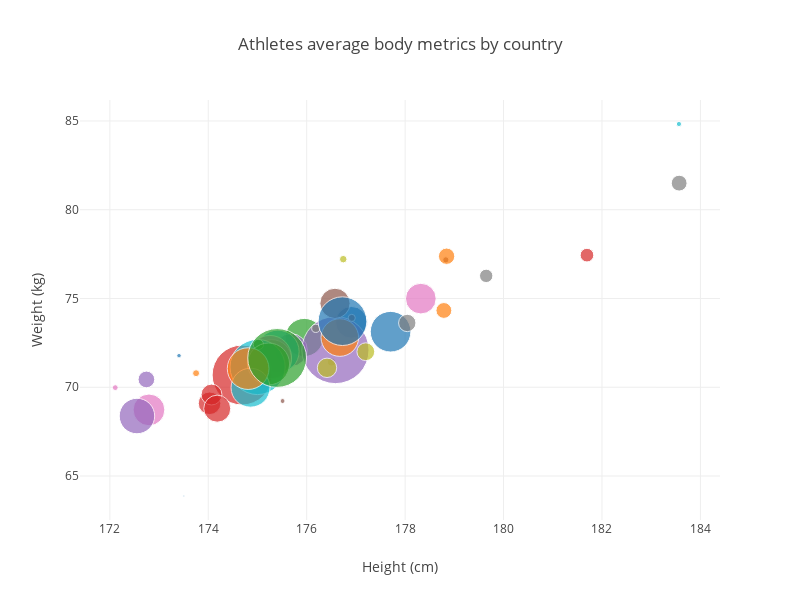

Notebook code cell kept with this figure:
### Code cell
data = []
for country in df4plot['Country']:
    ds = df4plot[df4plot['Country']==country]
    trace = go.Scatter(x = ds['Height'],y = ds['Weight'], name = country,  text = ds['hover_text'],
                       marker = dict(symbol='circle',
                                   sizemode ='area',
                                   sizeref = 7,
                                   size = ds['ID'],))
    data.append(trace)
                         
layout = go.Layout(title='Athletes average body metrics by country',
                   height=600, width=800, autosize=False,
                   xaxis=dict(title ='Height (cm)'),
                   yaxis=dict(title ='Weight (kg)'),
                   showlegend=False, hovermode='closest')

fig = dict(data = data, layout = layout)

iplot(fig, filename='Ave_body_metrics_by_country')

### Figure 1 — Plotly figure (JSON) as saved in the notebook; plotly's stock layout.template omitted (floating-point values rounded to 4 significant figures)
{"data": [{"marker": {"size": [70], "sizemode": "area", "sizeref": 7, "symbol": "circle"}, "name": "Albania", "text": ["Country: Albania<br>Mean Height: 173.41<br>Mean Weight: 71.78<br>Number of athlets: 70<br>"], "type": "scatter", "uid": "6961cc46-fd58-11e8-a916-6a00023e0920", "x": [173.4], "y": [71.78]}, {"marker": {"size": [169], "sizemode": "area", "sizeref": 7, "symbol": "circle"}, "name": "Andorra", "text": ["Country: Andorra<br>Mean Height: 173.75<br>Mean Weight: 70.79<br>Number of athlets: 169<br>"], "type": "scatter", "uid": "6961ce5a-fd58-11e8-9d0a-6a00023e0920", "x": [173.8], "y": [70.79]}, {"marker": {"size": [5078], "sizemode": "area", "sizeref": 7, "symbol": "circle"}, "name": "Austria", "text": ["Country: Austria<br>Mean Height: 175.95<br>Mean Weight: 72.81<br>Number of athlets: 5078<br>"], "type": "scatter", "uid": "6961cf90-fd58-11e8-870a-6a00023e0920", "x": [176.0], "y": [72.81]}, {"marker": {"size": [1787], "sizemode": "area", "sizeref": 7, "symbol": "circle"}, "name": "Belarus", "text": ["Country: Belarus<br>Mean Height: 174.03<br>Mean Weight: 69.1<br>Number of athlets: 1787<br>"], "type": "scatter", "uid": "6961d0a6-fd58-11e8-ab57-6a00023e0920", "x": [174.0], "y": [69.1]}, {"marker": {"size": [3781], "sizemode": "area", "sizeref": 7, "symbol": "circle"}, "name": "Belgium", "text": ["Country: Belgium<br>Mean Height: 175.68<br>Mean Weight: 72.1<br>Number of athlets: 3781<br>"], "type": "scatter", "uid": "6961d1be-fd58-11e8-bb76-6a00023e0920", "x": [175.7], "y": [72.1]}, {"marker": {"size": [134], "sizemode": "area", "sizeref": 7, "symbol": "circle"}, "name": "Bosnia and Herzegovina", "text": ["Country: Bosnia and Herzegovina<br>Mean Height: 178.83<br>Mean Weight: 77.18<br>Number of athlets: 134<br>"], "type": "scatter", "uid": "6961d2d8-fd58-11e8-a7ea-6a00023e0920", "x": [178.8], "y": [77.18]}, {"marker": {"size": [3529], "sizemode": "area", "sizeref": 7, "symbol": "circle"}, "name": "Bulgaria", "text": ["Country: Bulgaria<br>Mean Height: 172.8<br>Mean Weight: 68.73<br>Number of athlets: 3529<br>"], "type": "scatter", "uid": "6961d3da-fd58-11e8-99a2-6a00023e0920", "x": [172.8], "y": [68.73]}, {"marker": {"size": [876], "sizemode": "area", "sizeref": 7, "symbol": "circle"}, "name": "Croatia", "text": ["Country: Croatia<br>Mean Height: 183.57<br>Mean Weight: 81.5<br>Number of athlets: 876<br>"], "type": "scatter", "uid": "6961d4e6-fd58-11e8-8edc-6a00023e0920", "x": [183.6], "y": [81.5]}, {"marker": {"size": [225], "sizemode": "area", "sizeref": 7, "symbol": "circle"}, "name": "Cyprus", "text": ["Country: Cyprus<br>Mean Height: 176.5<br>Mean Weight: 71.43<br>Number of athlets: 225<br>"], "type": "scatter", "uid": "6961d5ec-fd58-11e8-92a6-6a00023e0920", "x": [176.5], "y": [71.43]}, {"marker": {"size": [6405], "sizemode": "area", "sizeref": 7, "symbol": "circle"}, "name": "Czech Republic", "text": ["Country: Czech Republic<br>Mean Height: 175.41<br>Mean Weight: 72.01<br>Number of athlets: 6405<br>"], "type": "scatter", "uid": "6961d6f0-fd58-11e8-9a3d-6a00023e0920", "x": [175.4], "y": [72.01]}, {"marker": {"size": [3531], "sizemode": "area", "sizeref": 7, "symbol": "circle"}, "name": "Denmark", "text": ["Country: Denmark<br>Mean Height: 176.91<br>Mean Weight: 73.66<br>Number of athlets: 3531<br>"], "type": "scatter", "uid": "6961d800-fd58-11e8-94aa-6a00023e0920", "x": [176.9], "y": [73.66]}, {"marker": {"size": [876], "sizemode": "area", "sizeref": 7, "symbol": "circle"}, "name": "Estonia", "text": ["Country: Estonia<br>Mean Height: 178.79<br>Mean Weight: 74.33<br>Number of athlets: 876<br>"], "type": "scatter", "uid": "6961d902-fd58-11e8-af28-6a00023e0920", "x": [178.8], "y": [74.33]}, {"marker": {"size": [5467], "sizemode": "area", "sizeref": 7, "symbol": "circle"}, "name": "Finland", "text": ["Country: Finland<br>Mean Height: 175.29<br>Mean Weight: 71.57<br>Number of athlets: 5467<br>"], "type": "scatter", "uid": "6961da08-fd58-11e8-b8bb-6a00023e0920", "x": [175.3], "y": [71.57]}, {"marker": {"size": [12551], "sizemode": "area", "sizeref": 7, "symbol": "circle"}, "name": "France", "text": ["Country: France<br>Mean Height: 174.69<br>Mean Weight: 70.69<br>Number of athlets: 12551<br>"], "type": "scatter", "uid": "6961db0a-fd58-11e8-acff-6a00023e0920", "x": [174.7], "y": [70.69]}, {"marker": {"size": [15787], "sizemode": "area", "sizeref": 7, "symbol": "circle"}, "name": "Germany", "text": ["Country: Germany<br>Mean Height: 176.58<br>Mean Weight: 72.1<br>Number of athlets: 15787<br>"], "type": "scatter", "uid": "6961dc06-fd58-11e8-bca9-6a00023e0920", "x": [176.6], "y": [72.1]}, {"marker": {"size": [3191], "sizemode": "area", "sizeref": 7, "symbol": "circle"}, "name": "Greece", "text": ["Country: Greece<br>Mean Height: 176.57<br>Mean Weight: 74.73<br>Number of athlets: 3191<br>"], "type": "scatter", "uid": "6961dd0a-fd58-11e8-9491-6a00023e0920", "x": [176.6], "y": [74.73]}, {"marker": {"size": [6552], "sizemode": "area", "sizeref": 7, "symbol": "circle"}, "name": "Hungary", "text": ["Country: Hungary<br>Mean Height: 175.25<br>Mean Weight: 71.7<br>Number of athlets: 6552<br>"], "type": "scatter", "uid": "6961de0c-fd58-11e8-93df-6a00023e0920", "x": [175.3], "y": [71.7]}, {"marker": {"size": [627], "sizemode": "area", "sizeref": 7, "symbol": "circle"}, "name": "Iceland", "text": ["Country: Iceland<br>Mean Height: 179.65<br>Mean Weight: 76.27<br>Number of athlets: 627<br>"], "type": "scatter", "uid": "6961df12-fd58-11e8-9363-6a00023e0920", "x": [179.6], "y": [76.27]}, {"marker": {"size": [1323], "sizemode": "area", "sizeref": 7, "symbol": "circle"}, "name": "Ireland", "text": ["Country: Ireland<br>Mean Height: 176.41<br>Mean Weight: 71.09<br>Number of athlets: 1323<br>"], "type": "scatter", "uid": "6961e014-fd58-11e8-aac2-6a00023e0920", "x": [176.4], "y": [71.09]}, {"marker": {"size": [10668], "sizemode": "area", "sizeref": 7, "symbol": "circle"}, "name": "Italy", "text": ["Country: Italy<br>Mean Height: 175.0<br>Mean Weight: 71.14<br>Number of athlets: 10668<br>"], "type": "scatter", "uid": "6961e122-fd58-11e8-921f-6a00023e0920", "x": [175.0], "y": [71.14]}, {"marker": {"size": [8], "sizemode": "area", "sizeref": 7, "symbol": "circle"}, "name": "Kosovo", "text": ["Country: Kosovo<br>Mean Height: 173.5<br>Mean Weight: 63.88<br>Number of athlets: 8<br>"], "type": "scatter", "uid": "6961e21c-fd58-11e8-8416-6a00023e0920", "x": [173.5], "y": [63.88]}, {"marker": {"size": [937], "sizemode": "area", "sizeref": 7, "symbol": "circle"}, "name": "Latvia", "text": ["Country: Latvia<br>Mean Height: 178.84<br>Mean Weight: 77.38<br>Number of athlets: 937<br>"], "type": "scatter", "uid": "6961e322-fd58-11e8-b9d0-6a00023e0920", "x": [178.8], "y": [77.38]}, {"marker": {"size": [369], "sizemode": "area", "sizeref": 7, "symbol": "circle"}, "name": "Liechtenstein", "text": ["Country: Liechtenstein<br>Mean Height: 175.02<br>Mean Weight: 72.41<br>Number of athlets: 369<br>"], "type": "scatter", "uid": "6961e424-fd58-11e8-a11b-6a00023e0920", "x": [175.0], "y": [72.41]}, {"marker": {"size": [654], "sizemode": "area", "sizeref": 7, "symbol": "circle"}, "name": "Lithuania", "text": ["Country: Lithuania<br>Mean Height: 181.69<br>Mean Weight: 77.44<br>Number of athlets: 654<br>"], "type": "scatter", "uid": "6961e528-fd58-11e8-84da-6a00023e0920", "x": [181.7], "y": [77.44]}, {"marker": {"size": [972], "sizemode": "area", "sizeref": 7, "symbol": "circle"}, "name": "Luxembourg", "text": ["Country: Luxembourg<br>Mean Height: 172.74<br>Mean Weight: 70.44<br>Number of athlets: 972<br>"], "type": "scatter", "uid": "6961e622-fd58-11e8-acec-6a00023e0920", "x": [172.7], "y": [70.44]}, {"marker": {"size": [84], "sizemode": "area", "sizeref": 7, "symbol": "circle"}, "name": "Macedonia", "text": ["Country: Macedonia<br>Mean Height: 175.51<br>Mean Weight: 69.23<br>Number of athlets: 84<br>"], "type": "scatter", "uid": "6961e726-fd58-11e8-9169-6a00023e0920", "x": [175.5], "y": [69.23]}, {"marker": {"size": [118], "sizemode": "area", "sizeref": 7, "symbol": "circle"}, "name": "Malta", "text": ["Country: Malta<br>Mean Height: 172.11<br>Mean Weight: 69.98<br>Number of athlets: 118<br>"], "type": "scatter", "uid": "6961e828-fd58-11e8-ba5d-6a00023e0920", "x": [172.1], "y": [69.98]}, {"marker": {"size": [234], "sizemode": "area", "sizeref": 7, "symbol": "circle"}, "name": "Moldova", "text": ["Country: Moldova<br>Mean Height: 176.18<br>Mean Weight: 73.32<br>Number of athlets: 234<br>"], "type": "scatter", "uid": "6961e92e-fd58-11e8-be93-6a00023e0920", "x": [176.2], "y": [73.32]}, {"marker": {"size": [197], "sizemode": "area", "sizeref": 7, "symbol": "circle"}, "name": "Monaco", "text": ["Country: Monaco<br>Mean Height: 176.74<br>Mean Weight: 77.22<br>Number of athlets: 197<br>"], "type": "scatter", "uid": "6961ea28-fd58-11e8-8aed-6a00023e0920", "x": [176.7], "y": [77.22]}, {"marker": {"size": [94], "sizemode": "area", "sizeref": 7, "symbol": "circle"}, "name": "Montenegro", "text": ["Country: Montenegro<br>Mean Height: 183.56<br>Mean Weight: 84.83<br>Number of athlets: 94<br>"], "type": "scatter", "uid": "6961eb1a-fd58-11e8-babd-6a00023e0920", "x": [183.6], "y": [84.83]}, {"marker": {"size": [5781], "sizemode": "area", "sizeref": 7, "symbol": "circle"}, "name": "Netherlands", "text": ["Country: Netherlands<br>Mean Height: 177.7<br>Mean Weight: 73.13<br>Number of athlets: 5781<br>"], "type": "scatter", "uid": "6961ec12-fd58-11e8-8f99-6a00023e0920", "x": [177.7], "y": [73.13]}, {"marker": {"size": [4954], "sizemode": "area", "sizeref": 7, "symbol": "circle"}, "name": "Norway", "text": ["Country: Norway<br>Mean Height: 176.67<br>Mean Weight: 72.8<br>Number of athlets: 4954<br>"], "type": "scatter", "uid": "6961ed14-fd58-11e8-ac2d-6a00023e0920", "x": [176.7], "y": [72.8]}, {"marker": {"size": [6158], "sizemode": "area", "sizeref": 7, "symbol": "circle"}, "name": "Poland", "text": ["Country: Poland<br>Mean Height: 175.23<br>Mean Weight: 71.31<br>Number of athlets: 6158<br>"], "type": "scatter", "uid": "6961ee06-fd58-11e8-8624-6a00023e0920", "x": [175.2], "y": [71.31]}, {"marker": {"size": [1522], "sizemode": "area", "sizeref": 7, "symbol": "circle"}, "name": "Portugal", "text": ["Country: Portugal<br>Mean Height: 174.07<br>Mean Weight: 69.59<br>Number of athlets: 1522<br>"], "type": "scatter", "uid": "6961ef00-fd58-11e8-ba4b-6a00023e0920", "x": [174.1], "y": [69.59]}, {"marker": {"size": [4404], "sizemode": "area", "sizeref": 7, "symbol": "circle"}, "name": "Romania", "text": ["Country: Romania<br>Mean Height: 172.55<br>Mean Weight: 68.38<br>Number of athlets: 4404<br>"], "type": "scatter", "uid": "6961effa-fd58-11e8-a379-6a00023e0920", "x": [172.6], "y": [68.38]}, {"marker": {"size": [181], "sizemode": "area", "sizeref": 7, "symbol": "circle"}, "name": "San Marino", "text": ["Country: San Marino<br>Mean Height: 176.91<br>Mean Weight: 73.91<br>Number of athlets: 181<br>"], "type": "scatter", "uid": "6961f0e8-fd58-11e8-a04c-6a00023e0920", "x": [176.9], "y": [73.91]}, {"marker": {"size": [3292], "sizemode": "area", "sizeref": 7, "symbol": "circle"}, "name": "Serbia", "text": ["Country: Serbia<br>Mean Height: 178.32<br>Mean Weight: 74.99<br>Number of athlets: 3292<br>"], "type": "scatter", "uid": "6961f1e4-fd58-11e8-bccd-6a00023e0920", "x": [178.3], "y": [74.99]}, {"marker": {"size": [1055], "sizemode": "area", "sizeref": 7, "symbol": "circle"}, "name": "Slovakia", "text": ["Country: Slovakia<br>Mean Height: 178.04<br>Mean Weight: 73.62<br>Number of athlets: 1055<br>"], "type": "scatter", "uid": "6961f2de-fd58-11e8-a1d2-6a00023e0920", "x": [178.0], "y": [73.62]}, {"marker": {"size": [1111], "sizemode": "area", "sizeref": 7, "symbol": "circle"}, "name": "Slovenia", "text": ["Country: Slovenia<br>Mean Height: 177.2<br>Mean Weight: 72.0<br>Number of athlets: 1111<br>"], "type": "scatter", "uid": "6961f3d0-fd58-11e8-a755-6a00023e0920", "x": [177.2], "y": [72.0]}, {"marker": {"size": [5313], "sizemode": "area", "sizeref": 7, "symbol": "circle"}, "name": "Spain", "text": ["Country: Spain<br>Mean Height: 174.86<br>Mean Weight: 69.98<br>Number of athlets: 5313<br>"], "type": "scatter", "uid": "6961f4c0-fd58-11e8-b436-6a00023e0920", "x": [174.9], "y": [69.98]}, {"marker": {"size": [8291], "sizemode": "area", "sizeref": 7, "symbol": "circle"}, "name": "Sweden", "text": ["Country: Sweden<br>Mean Height: 176.73<br>Mean Weight: 73.72<br>Number of athlets: 8291<br>"], "type": "scatter", "uid": "6961f5ae-fd58-11e8-b9de-6a00023e0920", "x": [176.7], "y": [73.72]}, {"marker": {"size": [6085], "sizemode": "area", "sizeref": 7, "symbol": "circle"}, "name": "Switzerland", "text": ["Country: Switzerland<br>Mean Height: 174.81<br>Mean Weight: 71.05<br>Number of athlets: 6085<br>"], "type": "scatter", "uid": "6961f69e-fd58-11e8-b90a-6a00023e0920", "x": [174.8], "y": [71.05]}, {"marker": {"size": [12115], "sizemode": "area", "sizeref": 7, "symbol": "circle"}, "name": "UK", "text": ["Country: UK<br>Mean Height: 175.4<br>Mean Weight: 71.65<br>Number of athlets: 12115<br>"], "type": "scatter", "uid": "6961f790-fd58-11e8-ab65-6a00023e0920", "x": [175.4], "y": [71.65]}, {"marker": {"size": [2559], "sizemode": "area", "sizeref": 7, "symbol": "circle"}, "name": "Ukraine", "text": ["Country: Ukraine<br>Mean Height: 174.18<br>Mean Weight: 68.79<br>Number of athlets: 2559<br>"], "type": "scatter", "uid": "6961f87e-fd58-11e8-b05d-6a00023e0920", "x": [174.2], "y": [68.79]}], "layout": {"autosize": false, "height": 600, "hovermode": "closest", "showlegend": false, "title": "Athletes average body metrics by country", "width": 800, "xaxis": {"title": "Height (cm)"}, "yaxis": {"title": "Weight (kg)"}}}
